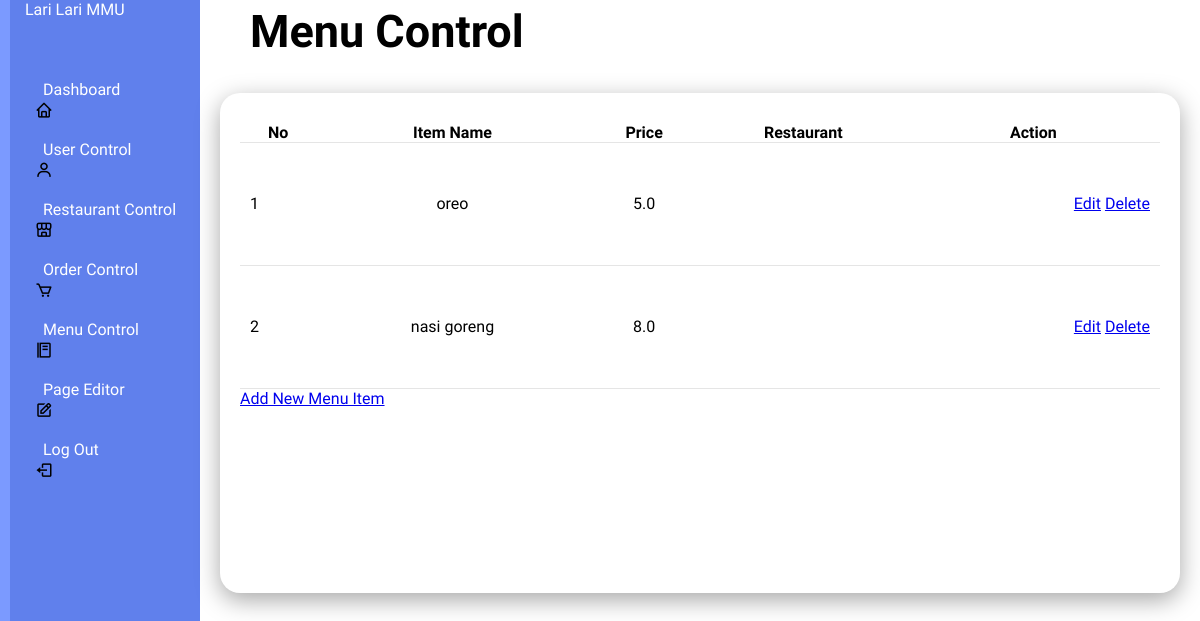
Before: /menucontrol with the older database file.
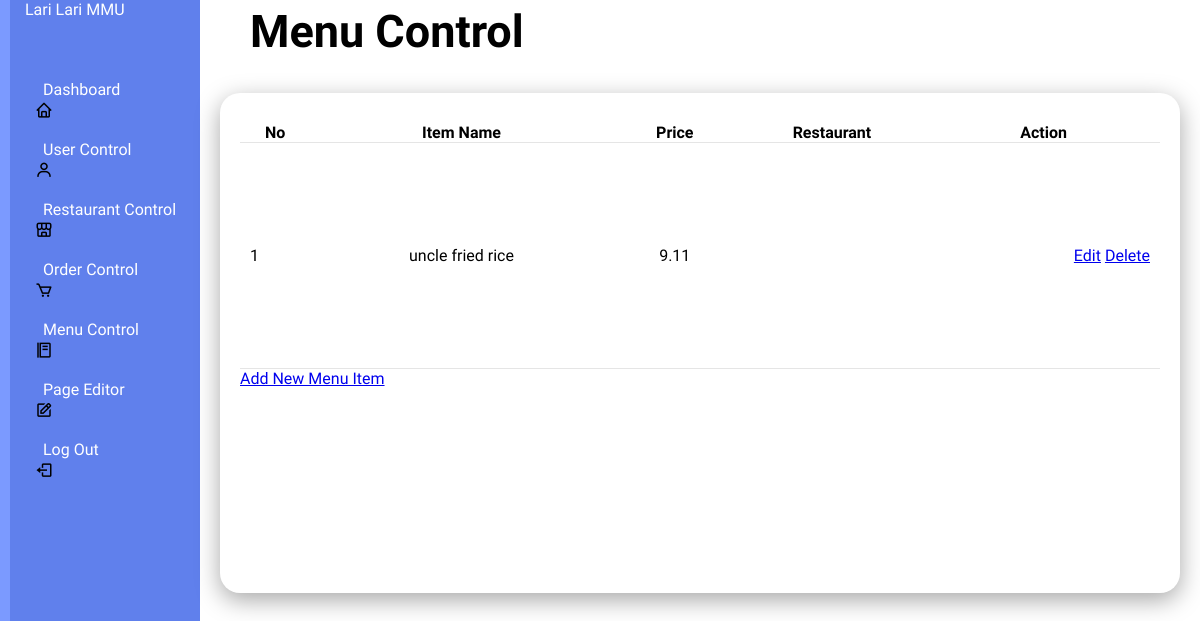
After: the same page with the newer database file.
### tables this page shows
CREATE TABLE menu_items (
            id INTEGER PRIMARY KEY AUTOINCREMENT,
            restaurant_id INTEGER NOT NULL,
            name TEXT NOT NULL,
            price REAL NOT NULL,
            category TEXT NOT NULL,
            estimated_time INTEGER NOT NULL,
            FOREIGN KEY (restaurant_id) REFERENCES restaurants(id)
        );

### app.py (the view)
@app.route('/menucontrol', methods=['GET'])
def menucontrol():
    conn = get_db_connection()
    cursor = conn.cursor()
    query = """
        SELECT id, name, price, restaurant_id
        FROM menu_items
    """
    cursor.execute(query)
    menu_items = cursor.fetchall()
    conn.close()
    return render_template('menucontrol.html', menu_items=menu_items)

### app.py (called while the page is built)
def get_db_connection():
    con = sqlite3.connect(os.path.join(os.path.dirname(__file__), 'database.db'))
    con.row_factory = sqlite3.Row
    return con

### templates/menucontrol.html (shortened to what this page needs)
<!DOCTYPE html>
<html lang="en">
<head>
    <link rel="stylesheet" type="text/css" href="../static/style(admin2).css">
    <link rel="stylesheet" href="https://unpkg.com/boxicons@latest/css/boxicons.min.css">
        <link href="https://cdn.jsdelivr.net/npm/remixicon@4.3.0/fonts/remixicon.css" rel="stylesheet"/>
        <link rel="stylesheet" href="https://unpkg.com/aos@next/dist/aos.css" />
</head>
</head>
<body>
    <div class="admincontainer">
        <div class="navbar">
            <ul>
                <li><a href="#">Lari Lari MMU</a></li>
                <li><i class='bx bx-home'></i><a href="/admin">Dashboard</a></li>
                <li><i class='bx bx-user'></i><a href="/usercontrol">User Control</a></li>
                <li><i class='bx bx-store-alt'></i><a href="/restaurantcontrol">Restaurant Control</a></li>
                <li><i class='bx bx-cart'></i><a href="/ordercontrol">Order Control</a></li>
                <li><i class='bx bx-food-menu'></i><a href="/menucontrol">Menu Control</a></li>
                <li><i class='bx bx-edit'></i><a href="/pageEditor">Page Editor</a></li>
                <li><i class='bx bx-log-out'></i><a href="/logout">Log Out</a></li>
            </ul>
        </div>
    </div>
    <div class="admin-main">
        <div class="admin-header">
            <h2>Menu Control</h2>
        </div>
        <div class="admin-table">
            <div class="table-body">
                <table>
                    <thead>
                        <tr>
                            <th>No</th>
                            <th>Item Name</th>
                            <th>Price</th>
                            <th>Restaurant</th>
                            <th>Action</th>
                        </tr>
                    </thead>
                    <tbody>
                        {% for menu_item in menu_items %}
                        <tr>
                            <td>{{ loop.index }}</td>
                            <td>{{ menu_item.name }}</td>
                            <td>{{ menu_item.price }}</td>
                            <td>{{ menu_item.restaurant_name }}</td>
                            <td>
                                <a href="{{ url_for('edit_menu_item', item_id=menu_item.id) }}">Edit</a>
                                <a href="{{ url_for('admin_delete_menu_item', menu_id=menu_item.id) }}" onclick="return confirm('Are you sure you want to delete this item?')">Delete</a>
                            </td>
                        </tr>
                        {% endfor %}
                    </tbody>
                </table>
                <a href="{{ url_for('admin_add_menu_item') }}">Add New Menu Item</a>
            </div>
        </div>
    </div>
</body>
</html>

Changed rows visible on the page:
removed menu_items: name "oreo", price "5.0"
removed menu_items: name "nasi goreng", price "8.0"
added menu_items: name "uncle fried rice", price "9.11"
